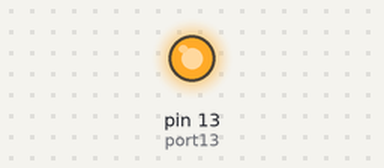
Recording of a sketch running on a simulated Arduino Uno, built with avr-gcc and run on an emulated ATmega328P. On the bench: output pins drawn as LEDs (lit = HIGH).

Above: at 2.5 s.
At 7.5 s:
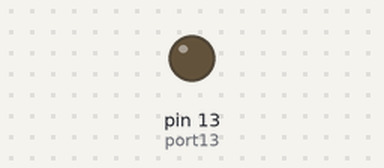
Timing chart, 0 to 13.0 s (numbered marks = the images above):
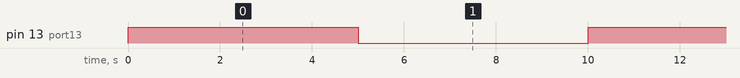

Measured:
- by itself, pin 13 (port13): alternates HIGH for 5.0 s and LOW for 5.0 s

The sketch:

01_-_LED_.ino
```cpp
// Example 01: Blinking IDE

#define FIVE_SECONDS 5000
#define port13 13

void setup() {
  pinMode(port13, OUTPUT);
}

void loop() {
    turnLightOn();
    stopForFiveSeconds();
    turnLightOff();
    stopForFiveSeconds();
}

void turnLightOn() {
  digitalWrite(port13, HIGH);
}

void turnLightOff() {
      digitalWrite(port13, LOW);
}

void stopForFiveSeconds() {
      delay(FIVE_SECONDS);
}
```
